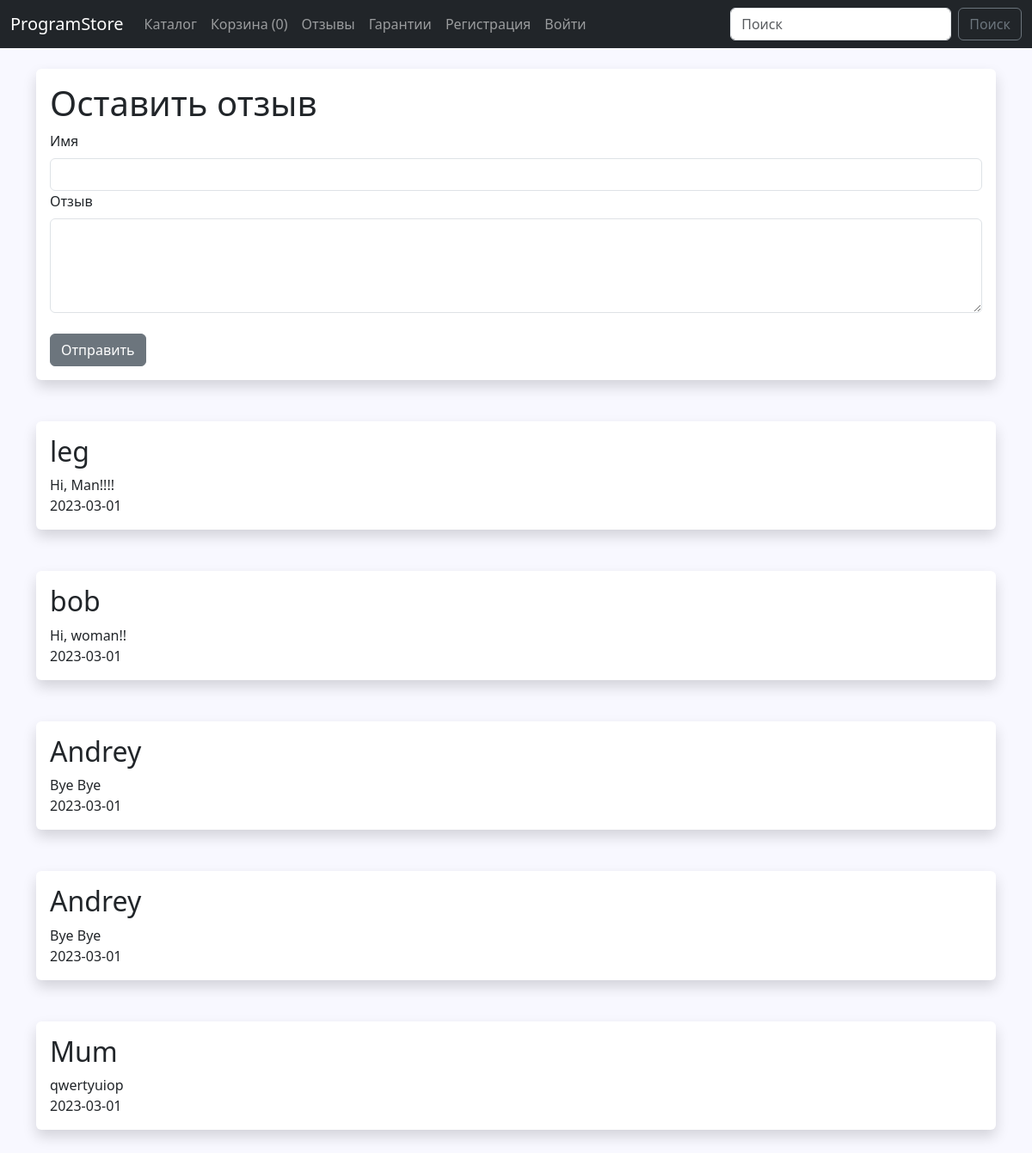
Page /reviews on the earlier database version.
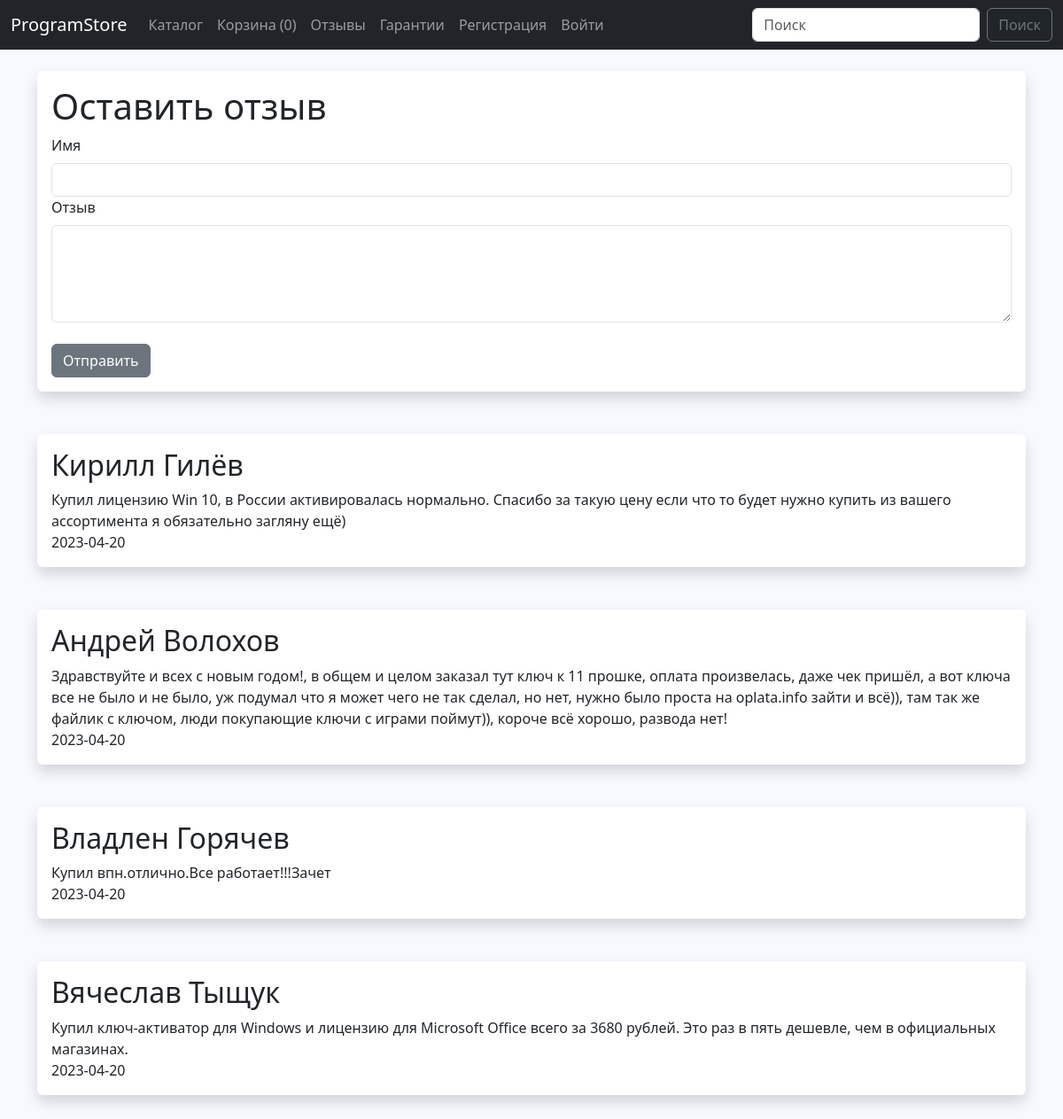
Same page on the later database version.
### server.py (models this page shows)
class Reviews(db.Model):
    id = db.Column(db.Integer, primary_key=True)
    username = db.Column(db.String(70), nullable=False)
    review = db.Column(db.Text, nullable=False)
    date_added = db.Column(db.Date, default=date.today())

### server.py (the view, shortened to what this page needs)
@app.route('/reviews', methods=['GET', 'POST'])
def reviews():
    form = ReviewForm()
    reviews = Reviews.query.order_by(Reviews.date_added.desc())
    return render_template('reviews.html', form=form, reviews=reviews)

### webforms.py
class ReviewForm(FlaskForm):
    username = StringField('Имя', validators=[DataRequired()])
    review = StringField('Отзыв', validators=[DataRequired()], widget=TextArea())
    submit = SubmitField('Отправить')

class SearchForm(FlaskForm):
    searched = StringField("Поиск", validators=[DataRequired()])
    submit = SubmitField("Кнопка")

### server.py (called while the page is built)
@app.context_processor
def base():
    form = SearchForm()
    return dict(form=form)

### templates/reviews.html (shortened to what this page needs)
{% extends 'base.html' %}
{% block content %}
<div class="shadow p-3 mb-5 bg-white rounded">
    <h1>Оставить отзыв</h1>
    <form method="POST">
        {{ form.username.label(class="form-label") }}
        {{ form.username(class="form-control") }}
        {{ form.review.label(class="form-label") }}
        {{ form.review(class="form-control", rows='4') }}
        <br>
        {{ form.submit(class="btn btn-secondary") }}
    </form>
</div>
{% for review in reviews %}
<div class="shadow p-3 mb-5 bg-white rounded">
    <h2>{{review.username}}</h2>
    {{review.review}}<br>
    {{review.date_added}}
</div>
{% endfor %}
{% endblock %}

Differences in the rows shown:
removed Reviews: username "leg", review "Hi, Man!!!!", date_added "2023-03-01"
removed Reviews: username "bob", review "Hi, woman!!", date_added "2023-03-01"
removed Reviews: username "Andrey", review "Bye Bye", date_added "2023-03-01"
removed Reviews: username "Andrey", review "Bye Bye", date_added "2023-03-01"
removed Reviews: username "Mum", review "qwertyuiop", date_added "2023-03-01"
added Reviews: username "Кирилл Гилёв", review "Купил лицензию Win 10, в России активировалась нормально. Спасибо за такую цену если что то будет нужно купить из вашего ассортимента я обязательно загляну ещё)", date_added "2023-04-20"
added Reviews: username "Андрей Волохов", review "Здравствуйте и всех с новым годом!, в общем и целом заказал тут ключ к 11 прошке, оплата произвелась, даже чек пришёл, а вот ключа все не было и не было, уж подумал что я может чего не так сделал, но нет, нужно было проста на oplata.info зайти и всё)), там так же файлик с ключом, люди покупающие ключи с играми поймут)), короче всё хорошо, развода нет!", date_added "2023-04-20"
added Reviews: username "Владлен Горячев", review "Купил впн.отлично.Все работает!!!Зачет", date_added "2023-04-20"
added Reviews: username "Вячеслав Тыщук", review "Купил ключ-активатор для Windows и лицензию для Microsoft Office всего за 3680 рублей. Это раз в пять дешевле, чем в официальных магазинах.", date_added "2023-04-20"
